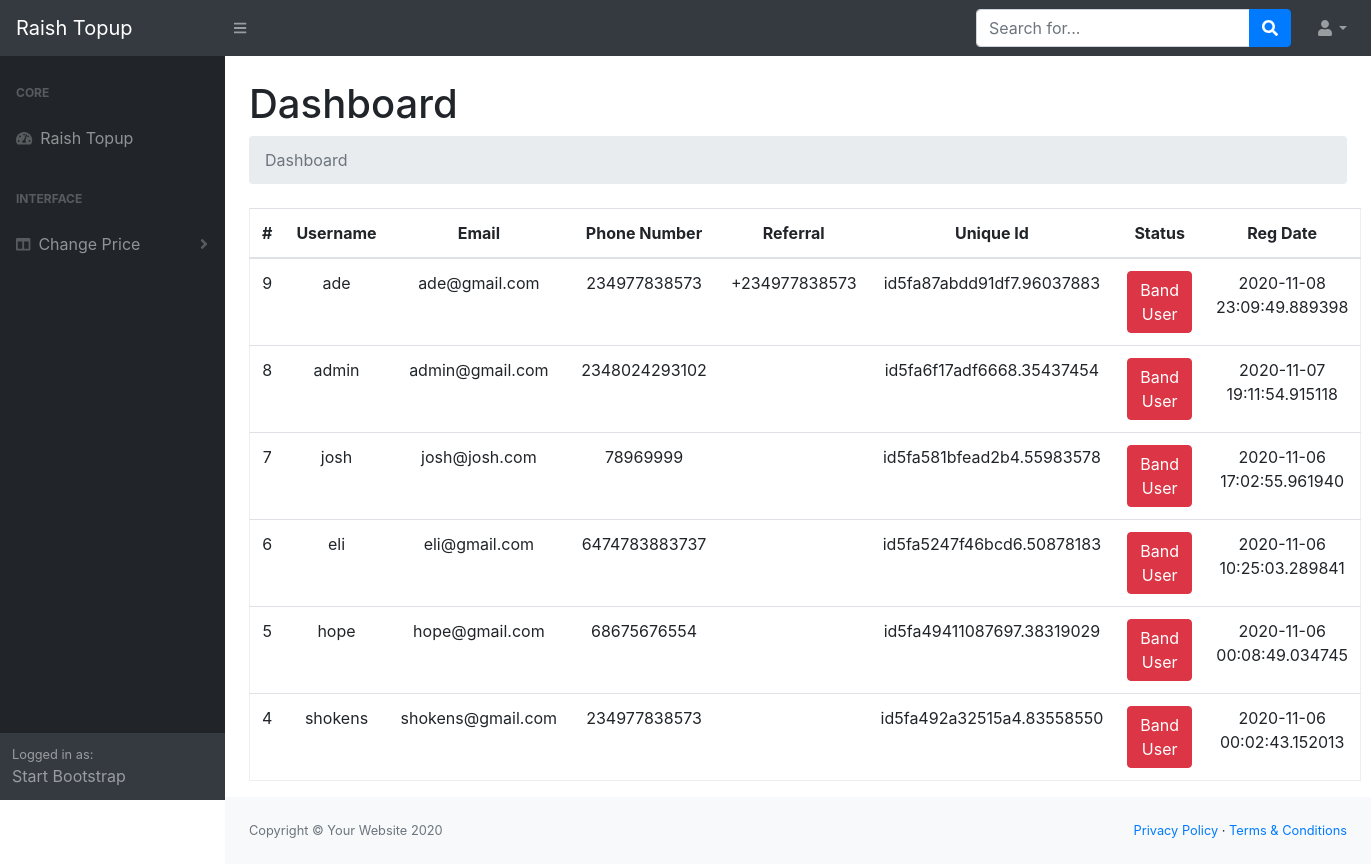
/admin/usertable.php (signed in), run on the app's committed database.
### tables this page shows
CREATE TABLE `users` (
  `id` int(11) NOT NULL,
  `userName` varchar(255) NOT NULL,
  `userEmail` varchar(255) NOT NULL,
  `userPhone` bigint(255) NOT NULL,
  `userPass` varchar(255) NOT NULL,
  `referral` varchar(255) NOT NULL,
  `unique_code` varchar(255) NOT NULL,
  `reg_date` timestamp(6) NOT NULL DEFAULT current_timestamp(6)
);

### admin/usertable.php (the view, shortened to what this page needs)
<?php
include('db.php');
 $result = $conn->query("SELECT * FROM users ORDER BY id desc");
 $customer = $result->fetch_all(MYSQLI_ASSOC);
?>
<!DOCTYPE html>
<html lang="en">
    <head>
        <link href="css/styles.css" rel="stylesheet" />
        <link href="https://cdn.datatables.net/1.10.20/css/dataTables.bootstrap4.min.css" rel="stylesheet" />
    </head>
    <body class="sb-nav-fixed">
        <nav class="sb-topnav navbar navbar-expand navbar-dark bg-dark">
            <a class="navbar-brand" href="index.html">Raish Topup</a>
            <button class="btn btn-link btn-sm order-1 order-lg-0" id="sidebarToggle" href="#"><i class="fas fa-bars"></i></button>
             <form class="d-none d-md-inline-block form-inline ml-auto mr-0 mr-md-3 my-2 my-md-0">
                <div class="input-group">
                    <input class="form-control" type="text" placeholder="Search for..." aria-label="Search" aria-describedby="basic-addon2" />
                    <div class="input-group-append">
                        <button class="btn btn-primary" type="button"><i class="fas fa-search"></i></button>
                    </div>
                </div>
            </form>
            <ul class="navbar-nav ml-auto ml-md-0">
                <li class="nav-item dropdown">
                    <a class="nav-link dropdown-toggle" id="userDropdown" href="#" role="button" data-toggle="dropdown" aria-haspopup="true" aria-expanded="false"><i class="fas fa-user fa-fw"></i></a>
                </li>
            </ul>
        </nav>
        <div id="layoutSidenav">
            <div id="layoutSidenav_nav">
                <nav class="sb-sidenav accordion sb-sidenav-dark" id="sidenavAccordion">
                    <div class="sb-sidenav-menu">
                        <div class="nav">
                            <div class="sb-sidenav-menu-heading">Core</div>
                            <a class="nav-link" href="dashboard.php">
                                <div class="sb-nav-link-icon"><i class="fas fa-tachometer-alt"></i></div>
                                Raish Topup
                            </a>
                            <div class="sb-sidenav-menu-heading">Interface</div>
                            <a class="nav-link collapsed" href="#" data-toggle="collapse" data-target="#collapseLayouts" aria-expanded="false" aria-controls="collapseLayouts">
                                <div class="sb-nav-link-icon"><i class="fas fa-columns"></i></div>
                                Change Price
                                <div class="sb-sidenav-collapse-arrow"><i class="fas fa-angle-down"></i></div>
                            </a>
                        </div>
                    </div>
                    <div class="sb-sidenav-footer">
                        <div class="small">Logged in as:</div>
                        Start Bootstrap
                    </div>
                </nav>
            </div>
            <div id="layoutSidenav_content">
                <main>
                    <div class="container-fluid">
                        <h1 class="mt-4">Dashboard</h1>
                        <ol class="breadcrumb mb-4">
                            <li class="breadcrumb-item active">Dashboard</li>
                        </ol>
		 <table class="table table-hover" width="100%" style="text-align: center;  border:  1px solid #eee; ">
		    <thead>
		      <tr>
		      	 <th>#</th>
		       <th>Username</th>
				<th>Email</th>
				<th>Phone Number</th>
				<th>Referral</th>
                <th>Unique Id</th>
                <th>Status</th>
                <th>Reg Date</th>
		      </tr>
		    </thead>
		    <tbody>
                    <?php
                    foreach($customer as $customer) :?>
						<tr>
							<td><?= $customer['id']; ?></td>
							<td><?= $customer['userName']; ?></td>
							<td><?= $customer['userEmail']; ?></td>
							<td><?= $customer['userPhone']; ?></td>
							<td><?= $customer['referral']; ?></td>
                            <td><?= $customer['unique_code']; ?></td>
                            <td class="text-center"><a onclick="" class="btn btn-danger" style="color:#fff;">Band User</a></td>
                            <td><?= $customer['reg_date']; ?></td>
						</tr>
					<?php endforeach; ?>
		    </tbody>
		  </table>
	          </div>
                </main>
                <footer class="py-4 bg-light mt-auto">
                    <div class="container-fluid">
                        <div class="d-flex align-items-center justify-content-between small">
                            <div class="text-muted">Copyright &copy; Your Website 2020</div>
                            <div>
                                <a href="#">Privacy Policy</a>
                                &middot;
                                <a href="#">Terms &amp; Conditions</a>
                            </div>
                        </div>
                    </div>
                </footer>
            </div>
        </div>
    </body>
</html>

### data on the page
users: id "9", userName "ade", userEmail "ade@gmail.com", userPhone "234977838573", referral "+234977838573", unique_code "id5fa87abdd91df7.96037883", reg_date "2020-11-08 23:09:49.889398"
users: id "8", userName "admin", userEmail "admin@gmail.com", userPhone "2348024293102", unique_code "id5fa6f17adf6668.35437454", reg_date "2020-11-07 19:11:54.915118"
users: id "7", userName "josh", userEmail "josh@josh.com", userPhone "78969999", unique_code "id5fa581bfead2b4.55983578", reg_date "2020-11-06 17:02:55.961940"
users: id "6", userName "eli", userEmail "eli@gmail.com", userPhone "6474783883737", unique_code "id5fa5247f46bcd6.50878183", reg_date "2020-11-06 10:25:03.289841"
users: id "5", userName "hope", userEmail "hope@gmail.com", userPhone "68675676554", unique_code "id5fa49411087697.38319029", reg_date "2020-11-06 00:08:49.034745"
users: id "4", userName "shokens", userEmail "shokens@gmail.com", userPhone "234977838573", unique_code "id5fa492a32515a4.83558550", reg_date "2020-11-06 00:02:43.152013"
